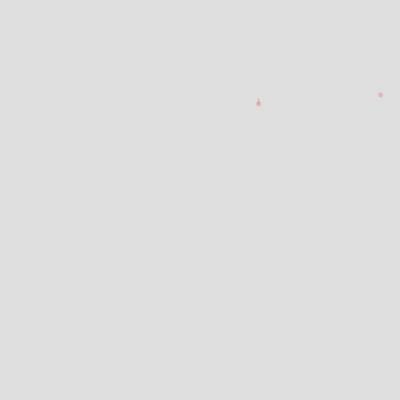
Frame 1 (no input)
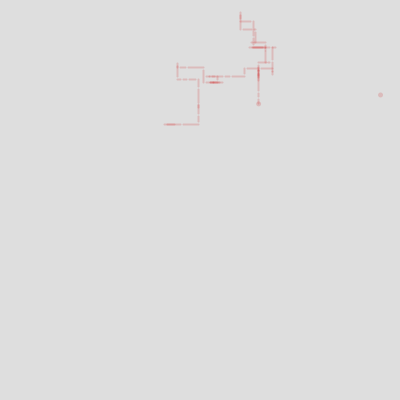
Frame 60 (the mouse pressed at the canvas centre just before this capture)
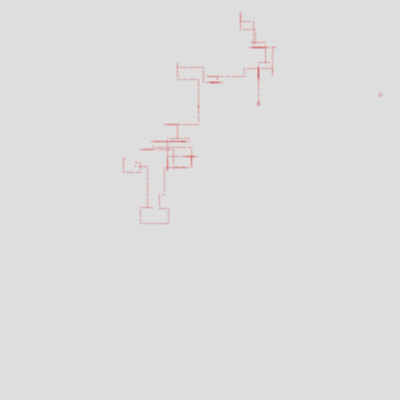
Frame 120 (the mouse held since frame 60 and released just before this capture)

The Processing sketch that drew these frames (run headless with seeded random() and noise(); from frame 60 on, the mouse is pressed at the canvas centre):

// Processing sketch: processing_56972
// ── processing_56972.pde

float x, y, x1, y1;

void setup() {
  size(400, 400);
  keyReleased();
}

void keyReleased(){
  background(222);

  x = random(0, width);
  y = random(0, height);

  x1 = random(0, width);
  y1 = random(0, height);

  noStroke();
  fill(#cc0000,40);
  ellipse(x, y, 5, 5);
  ellipse(x1, y1, 5, 5);
}

void draw() {

  if (dist(x, y, x1, y1) > 10) {
    float xx = x + random(-width/20, width/20);
    float yy = y + random(-height/20, height/20);

    xx = constrain(xx, 0, width);
    yy = constrain(yy, 0, height);

    float yyp, xxp;
    yyp = yy;
    xxp = xx;

    if (random(0, 2) < 1) {
      xx = x;
      xxp = xx;
      if(yy > y) {
        yyp-=3;
      }
      else {
        yyp+=3;
      }
    }
    else {
      yy = y;
      yyp = yy;
      if (xx > x) {
        xxp-=3;
      }
      else{
        xxp+=3;
      }
    }

    strokeWeight(2);
    stroke(#cc0000, 40);
    line(x, y, xxp, yyp);
    x = xx;
    y = yy;
  }
}
